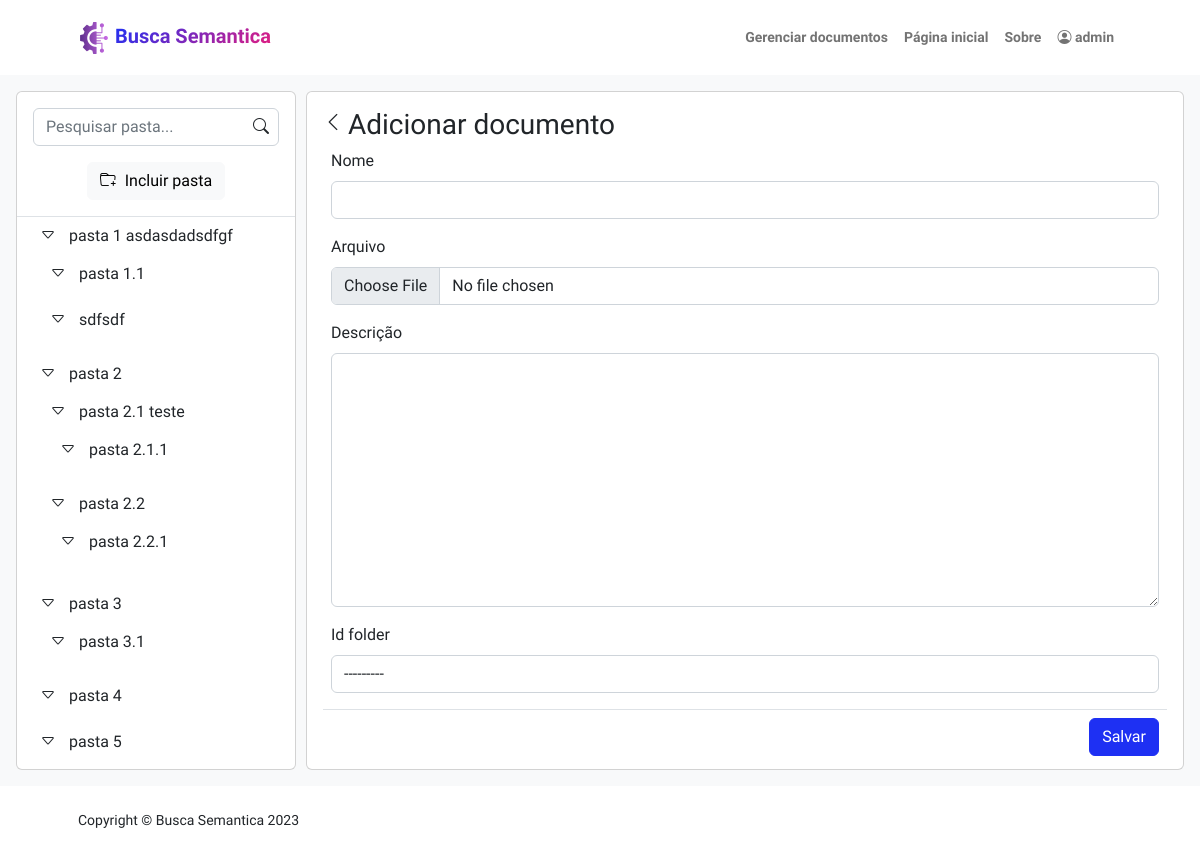
/documents/add/ (signed in), run on the app's committed database.
### documents/models.py (models this page shows)
class Folder(models.Model):
    id = models.AutoField(verbose_name="Sequência", primary_key=True, auto_created=True)
    name = models.CharField(verbose_name='Nome', max_length=50)
    id_parent_dir = models.ForeignKey('self', on_delete=models.CASCADE, null=True, blank=True)
    def __str__(self):
        return self.name
    def create_folder_tree():
        def get_child(parent):
            children = Folder.objects.all().filter(id_parent_dir=parent['id'])
            for child in children:
                if ('children' not in parent):
                    parent['children'] = []
                parent['children'].append(get_child({'id': child.id, 'name': child.name, 'parent': parent['id']}))
            return parent
        directories = Folder.objects.all().filter(id_parent_dir=None)
        dirTree = []
        for dir in directories:
            dirTree.append(get_child({'id': dir.id, 'name': dir.name, 'parent': None}))
        return dirTree

### documents/views.py (the view)
# urls.py: path('add/', views.document_add_edit, name='add'),
@login_required(redirect_field_name="users:login")
def document_add_edit(request, pk = None):
    if request.POST or request.FILES:
        if (pk is None):
            form = FileForm(data = request.POST)
        else:
            documentModel = get_object_or_404(File, pk=pk)
            form = FileForm(data = request.POST, instance= documentModel)
        if (form.is_valid()):
            document = form.save(commit=False)
            filepath = request.FILES.get('file', False)
            if (filepath):
                OpenIAService().appendFile(document)
                document.file = filepath
                print(filepath)
            document.user_created = request.user
            document.save()
            OpenIAService().appendInstance(document)
            return JsonResponse({'saved': True})
    else:
        if (pk is None):
            form = FileForm()
            setattr(form, 'form_url', '/documents/add/')
            setattr(form, 'form_title', 'Adicionar documento ')
        else:
            documentModel = get_object_or_404(File, pk=pk)
            form = FileForm(instance = documentModel)
            setattr(form, 'form_url', f'/documents/edit/{pk}')
            setattr(form, 'form_title', 'Editar documento ')
    return render(request, "documents/add_edit.html", {"form": form, 'folders': Folder.create_folder_tree(), 'folders_list' : Folder.objects.all()})

### documents/forms.py
class FileForm(forms.ModelForm ):
    id = forms.CharField(max_length=255, widget=forms.HiddenInput(), required=False)
    name = forms.CharField(label='Nome', max_length=255)
    description = forms.CharField(label='Descrição', max_length=255, widget= forms.Textarea())
    file = forms.FileField(label='Arquivo', required=False)
    id_folder = forms.ModelChoiceField(queryset=Folder.objects.all())
    class Meta:
        model = File
        exclude = ['dt_created', 'dt_updated', 'user_created', 'user_updated']

### documents/templatetags/controllForms.py (called while the page is built)
@register.filter('input_type')
def input_type(ob):
    return ob.field.widget.__class__.__name__

@register.filter(name='add_classes')
def add_classes(value, arg):
    css_classes = value.field.widget.attrs.get('class', '')
    if css_classes:
        css_classes = css_classes.split(' ')
    else:
        css_classes = []
    args = arg.split(' ')
    for a in args:
        if a not in css_classes:
            css_classes.append(a)
    return value.as_widget(attrs={'class': ' '.join(css_classes)})

### documents/templates/documents/add_edit.html (shortened to what this page needs)
{% extends "BuscaSemantica/base.html" %}
{% block content %}
{% load controllForms %}
    <div class="p-3 bg-light h-100">
        <div class="d-flex flex-row h-100">
            <div class="card d-flex flex-column flex-shrink-0 h-100" style="margin-right: 10px; width: 280px;">
                {% include "documents/folder-tree/folder-tree.html" with folder_tree=folders %}
            </div>
            <div class="card d-flex flex-column flex-shrink-0 p-3 h-100" style="width: calc(100% - 290px);">
                <div class='d-flex flex-row'>
                    <a class="nav-link" href="{% url 'documents:list' %}"><i class="bi bi-chevron-left" style="font-size: 1.25rem;margin-right:5px"></i></a>
                    <h3>{{form.form_title}}</h3>
                </div>
                <form id='form_document' style="height: calc(100% - 38px);" class=' d-flex flex-column' enctype="multipart/form-data">
                    <div class="overflow-auto border-bottom px-2 " >
                        {% for field in form %}
                            {% if field|input_type == 'HiddenInput' %}
                                {{field}}
                            {% else %}
                            <div class="mb-3">
                                <label for="{{field.name}}" class="form-label">{{field.label}}</label>
                                {{field|add_classes:'form-control'}}
                            </div>
                            {% endif %}
                        {% endfor %}
                    </div>
                    <div class='d-flex flex-row-reverse'>
                        <button type="submit" class="btn mt-2 mx-2 btn-primary">Salvar</button>
                    </div>
                </form>
            </div>
        </div>
    </div>
{% endblock %}

### BuscaSemantica/templates/BuscaSemantica/base.html (shortened to what this page needs)
{% load static %}
<!DOCTYPE html>
<html lang="en">
    <head>
        <link href="https://cdn.jsdelivr.net/npm/bootstrap-icons@1.8.1/font/bootstrap-icons.css" rel="stylesheet" />
        <link href="{% static 'BuscaSemantica/css/style.css' %}" rel="stylesheet" />
    </head>
    <body class="d-flex flex-column h-100">
        <nav class="navbar navbar-expand-lg navbar-light bg-white py-3 ">
            <div class="container px-5 inner-addon left-addon">
                <a class="navbar-brand" href="/">
                    <img class="img-fluid" src="{% static 'BuscaSemantica/assets/logo_2.png' %}" alt="..." />
                    <span class="fw-bolder text-gradient">Busca Semantica</span>
                </a>
                <div class="collapse navbar-collapse" id="navbarSupportedContent">
                    <ul class="navbar-nav ms-auto mb-2 mb-lg-0 small fw-bolder">
                        {% if user.is_authenticated %}
                        <li class="nav-item">
                            <a class="nav-link" href="{% url 'documents:list' %}">
                                Gerenciar documentos
                            </a>
                        </li>
                        {% endif %}
                        <li class="nav-item"><a class="nav-link" href="/">Página inicial</a></li>
                        <li class="nav-item"><a class="nav-link" href="{% if user.is_authenticated %}/about/{% endif %}#about">Sobre</a></li>
                        {% if not user.is_authenticated %}
                        <li class="nav-item"><a class="nav-link" href="{% url 'users:login' %}">Entrar</a></li>
                        {% else %}
                        <li class="nav-item dropdown">
                            <a class="nav-link bi-person-circle" type="button" id="dropdownMenu2" data-bs-toggle="dropdown" aria-expanded="false">
                                {{user.get_username}}
                            </a>
                        {% endif %}
                    </ul>
                </div>
            </div>
        </nav>
        <main class="flex-shrink-0" style="height: calc(100% - 144px);">
            {% block content %}
			{% endblock%}
        </main>
        <footer class="bg-white py-4 mt-auto">
            <div class="container px-5">
                <div class="row align-items-center justify-content-between flex-column flex-sm-row">
                    <div class="col-auto"><div class="small m-0">Copyright &copy; Busca Semantica 2023</div></div>
                </div>
            </div>
        </footer>
    </body>
</html>

### documents/templates/documents/folder-tree/folder-tree-item.html
    {% for child in item %}
    <li class="mb-1" style='margin-left:10px'>
        <div class="dropdown-context-menu tree-item d-flex flex-row align-items-center" data-id="{{child.id}}" data-name="{{child.name}}" data-parent="{{child.parent|default_if_none:''}}" >
            <button class="btn btn-toggle align-items-center rounded " data-bs-toggle="collapse" data-bs-target="#folder-{{child.id}}" aria-expanded="false">
                <i class="bi bi-caret-right"></i>
            </button>
            <span role="button" class='selection-element d-flex w-100'>{{child.name}}</span>
        </div>
        <div class="collapse show" id="folder-{{child.id}}">
            <ul class="list-unstyled btn-toggle-nav fw-normal pb-1">
            {% if child.children is not None %}
                {%include "documents/folder-tree/folder-tree-item.html" with item=child.children %}
            {% endif %}
            </ul>
        </div>
    </li>
    {% endfor %}

### data on the page
Folder: name "pasta 1 asdasdadsdfgf"
Folder: name "pasta 1.1"
Folder: name "sdfsdf"
Folder: name "pasta 2"
Folder: name "pasta 2.1 teste"
Folder: name "pasta 2.1.1"
Folder: name "pasta 2.2"
Folder: name "pasta 2.2.1"
Folder: name "pasta 3"
Folder: name "pasta 3.1"
Folder: name "pasta 4"
Folder: name "pasta 5"

### other printed values
{{ user.get_username }} "admin"
{{ field.label }} "Nome" "Arquivo" "Descrição" "Id folder"
